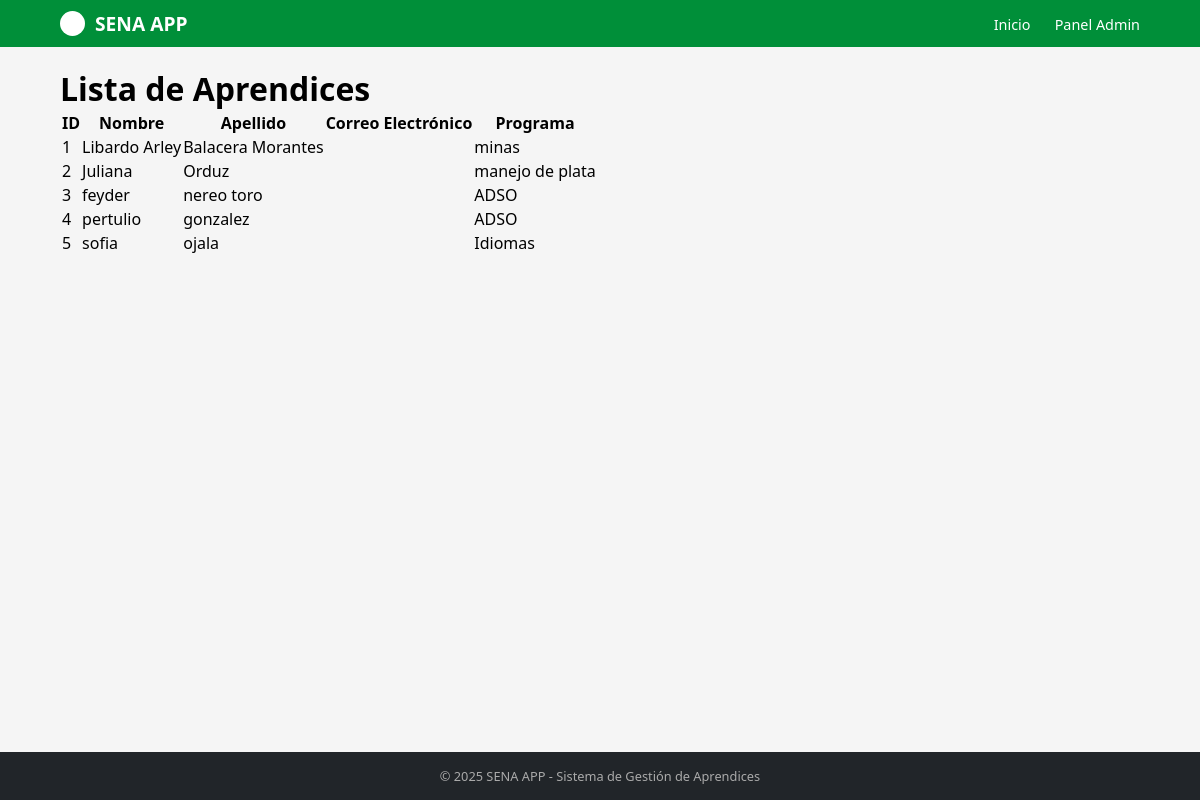
The app's page /aprendices/ with its own data.
### aprendices/models.py (models this page shows, shortened)
class Aprendiz(models.Model):
    documento_identidad = models.CharField(max_length=20, unique=True)
    nombre = models.CharField(max_length=100)
    apellido = models.CharField(max_length=100)
    telefono = models.CharField(max_length=15)
    fecha_nacimiento = models.DateField()
    correo_electronico = models.EmailField(unique=True)
    fecha_nacimiento = models.DateField()
    ciudad = models.CharField(max_length=100)
    programa = models.CharField(max_length=100)

### aprendices/views.py (the view)
# urls.py: path('', include('aprendices.urls')),
def aprendices(request):
    lista_aprendices = Aprendiz.objects.all().values()
    template = loader.get_template("lista_aprendices.html")
    context = {
        "lista_aprendices": lista_aprendices,
    }
    return HttpResponse(template.render(context, request))

### aprendices/templates/lista_aprendices.html (shortened to what this page needs)
{%extends "master.html"%}
{%block content%}
    <h1>Lista de Aprendices</h1>
    <table>
        <thead>
            <tr>
                <th>ID</th>
                <th>Nombre</th>
                <th>Apellido</th>
                <th>Correo Electrónico</th>
                <th>Programa</th>
            </tr>
        </thead>
        <tbody>
            {% for aprendiz in lista_aprendices %}
            <tr>
                <td>{{ aprendiz.id }}</td>
                <td>{{ aprendiz.nombre }}</td>
                <td>{{ aprendiz.apellido }}</td>
                <td>{{ aprendiz.email }}</td>
                <td>{{ aprendiz.programa }}</td>
            </tr>
            {% endfor %}
        </tbody>
    </table>
{%endblock%}

### aprendices/templates/master.html (shortened to what this page needs)
{% load static %}
<!DOCTYPE html>
<html lang="es">
<head>
    <link rel="stylesheet" href="{% static 'mystyles.css' %}" />
</head>
<body>
    <header>
        <div class="header-container">
            <div class="logo">
                <div class="logo-icon"></div> <span>SENA APP</span>
            </div>
            <nav>
                <a href="#">Inicio</a>
                <a href="#">Panel Admin</a>
            </nav>
        </div>
    </header>
    <main>
    {% block content %}
    {% endblock %}
    </main>
    <footer>
        <p>© 2025 SENA APP - Sistema de Gestión de Aprendices</p>
    </footer>
</body>
</html>

### aprendices/static/mystyles.css (style rules this page uses)
* { margin: 0; padding: 0; box-sizing: border-box; font-family: 'Segoe UI', Tahoma, Geneva, Verdana, sans-serif; }
body { background-color: #f5f5f5; display: flex; flex-direction: column; min-height: 100vh; }
header { background-color: #008f39; color: white; padding: 10px 0; }
.header-container { width: 90%; max-width: 1200px; margin: 0 auto; display: flex; justify-content: space-between; align-items: center; }
.logo { font-weight: bold; font-size: 1.2rem; display: flex; align-items: center; gap: 10px; }
.logo-icon { width: 25px; height: 25px; background: white; border-radius: 50%; }
nav a { color: white; text-decoration: none; margin-left: 20px; font-size: 0.9rem; }
main { flex: 1; width: 90%; max-width: 1200px; margin: 20px auto; }
footer { background-color: #212529; color: #aaa; text-align: center; padding: 15px 0; font-size: 0.8rem; margin-top: auto; }

### records on screen
Aprendiz: id "1", nombre "Libardo Arley", apellido "Balacera Morantes", programa "minas"
Aprendiz: id "2", nombre "Juliana", apellido "Orduz", programa "manejo de plata"
Aprendiz: id "3", nombre "feyder", apellido "nereo toro", programa "ADSO"
Aprendiz: id "4", nombre "pertulio", apellido "gonzalez", programa "ADSO"
Aprendiz: id "5", nombre "sofia", apellido "ojala", programa "Idiomas"
